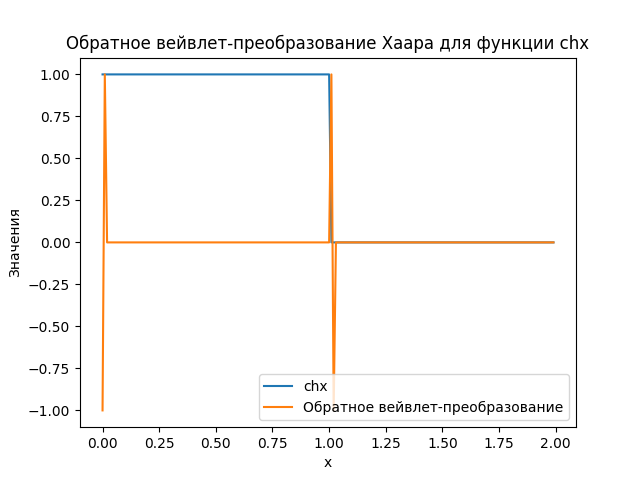

This chart was generated by the following Python code:
import numpy as np
import matplotlib.pyplot as plt
from scipy.signal import convolve

# Определение функции chx


def chx(x):
    return 1 if 0 <= x <= 1 else 0


# Создание массива x значений от 0 до 2 с шагом 0.01
x_values = np.arange(0, 2, 0.01)

# Определение функции chx для массива x_values
chx_values = np.array([chx(x) for x in x_values])

# Определение вейвлета Хаара
haar_wavelet = np.array([1, -1])

# Применение вейвлета к функции chx (прямое вейвлет-преобразование)
wavelet_result = convolve(chx_values, haar_wavelet, mode='same')

# Обратное вейвлет-преобразование (инверсия вейвлета и свертка)
inverse_wavelet_result = convolve(
    wavelet_result, np.flip(haar_wavelet), mode='same')

# Построение графика
plt.plot(x_values, chx_values, label='chx')
plt.plot(x_values, inverse_wavelet_result,
         label='Обратное вейвлет-преобразование')
plt.title('Обратное вейвлет-преобразование Хаара для функции chx')
plt.xlabel('x')
plt.ylabel('Значения')
plt.legend()
plt.show()
